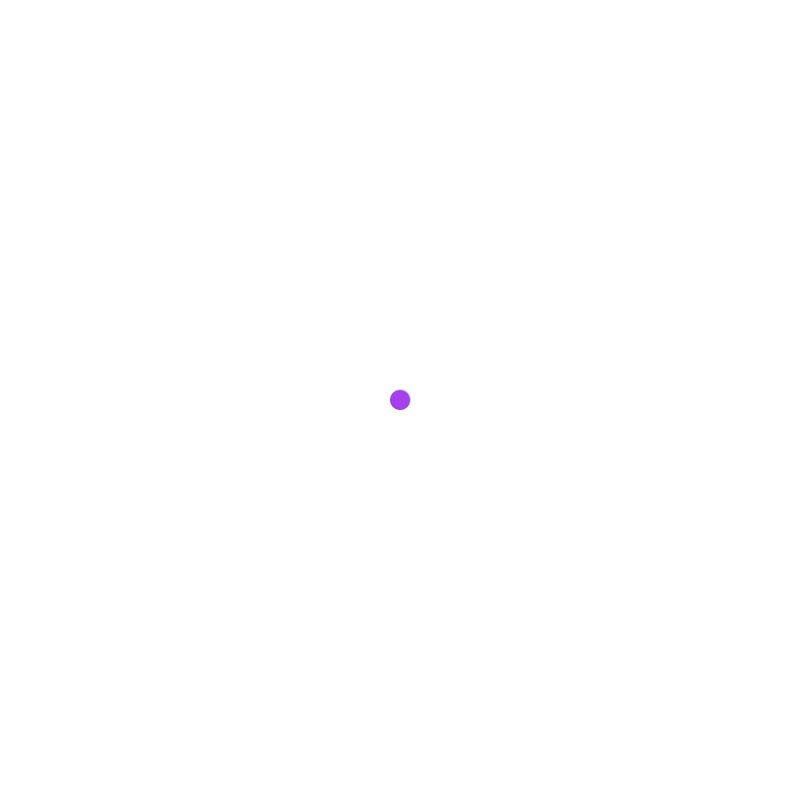
Frame 1 (no input)
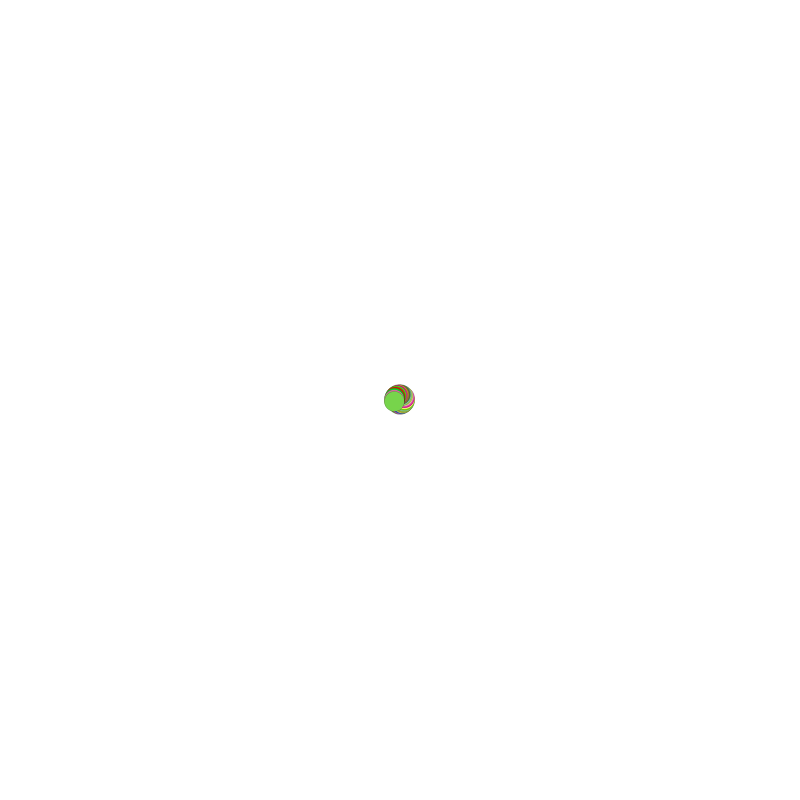
Frame 60 (the mouse pressed at the canvas centre just before this capture)
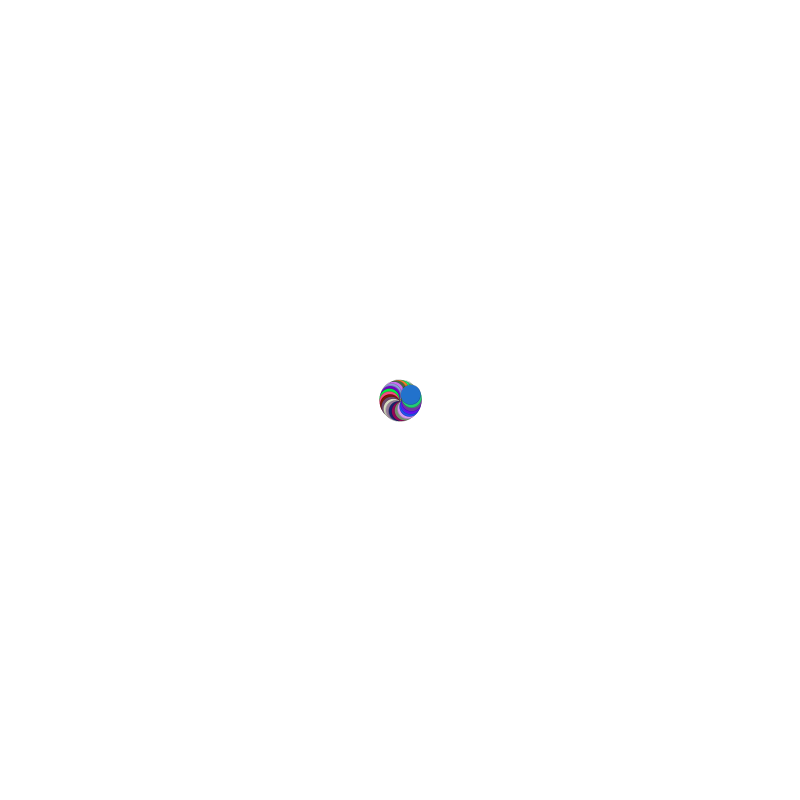
Frame 120 (the mouse held since frame 60 and released just before this capture)

The Processing sketch that drew these frames (run headless with seeded random() and noise(); from frame 60 on, the mouse is pressed at the canvas centre):

// Processing sketch: processing_152976
// ── processing_152976.pde

 float theta;
 float r;
  int circle = 400; 
 void setup()
 {
   size(800,800);
   background(255);
   theta = 0;
   r = 0;
   strokeWeight(0.1); 
 }
 void draw() 
 { 
   int j;
   float x,y;
   
   theta += 50;
   r += 0.1;
   color fillcolor = color(random(255), random(255), random(255));
    
   float alph = random(255);
   fill(fillcolor);
   if (r>circle ){r = 0;}
   
   x = r*cos(theta);
   y = r*sin(theta);
    lights();
  ellipse(x+400,y+400,20,20);
  
 }
